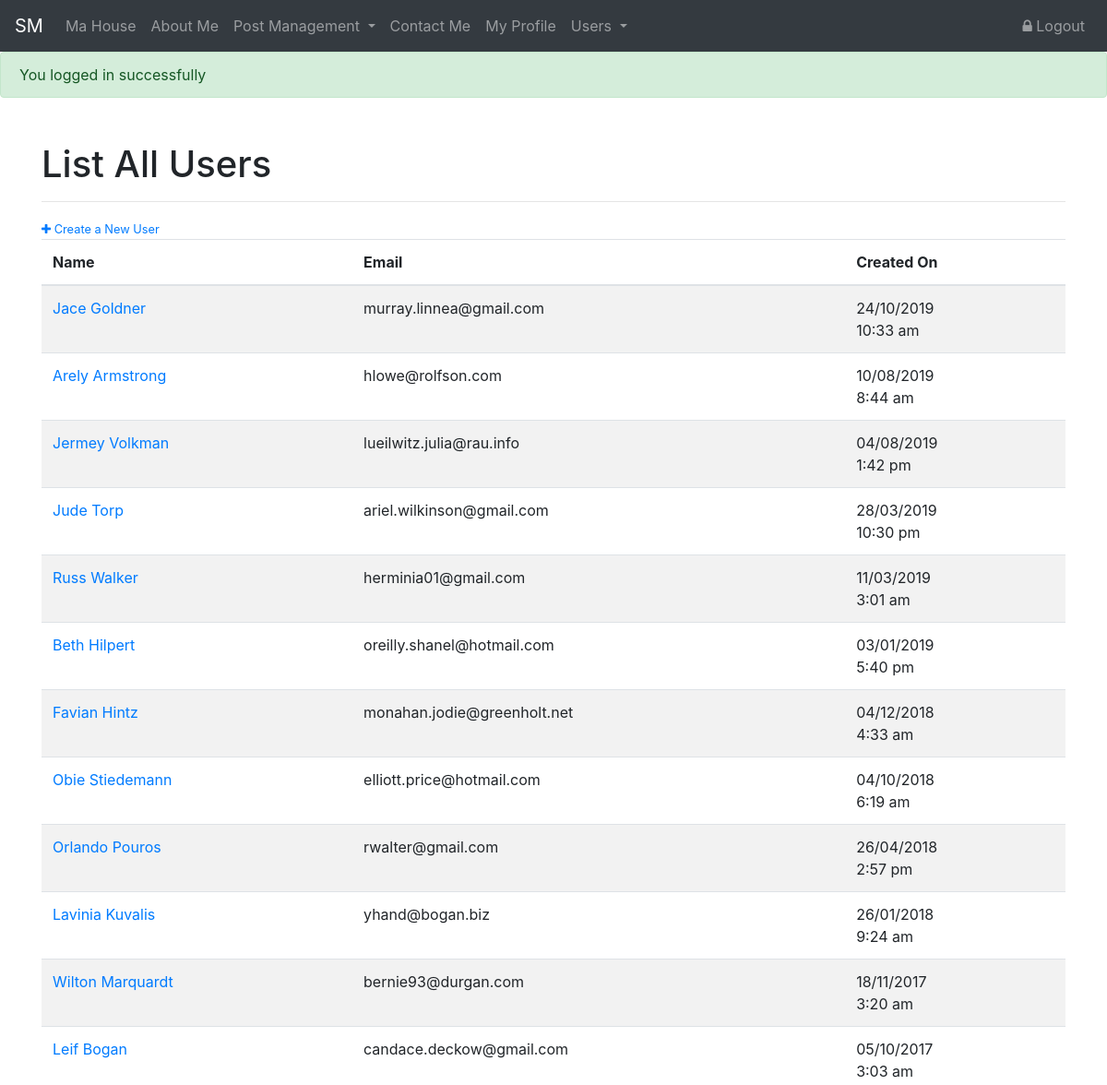
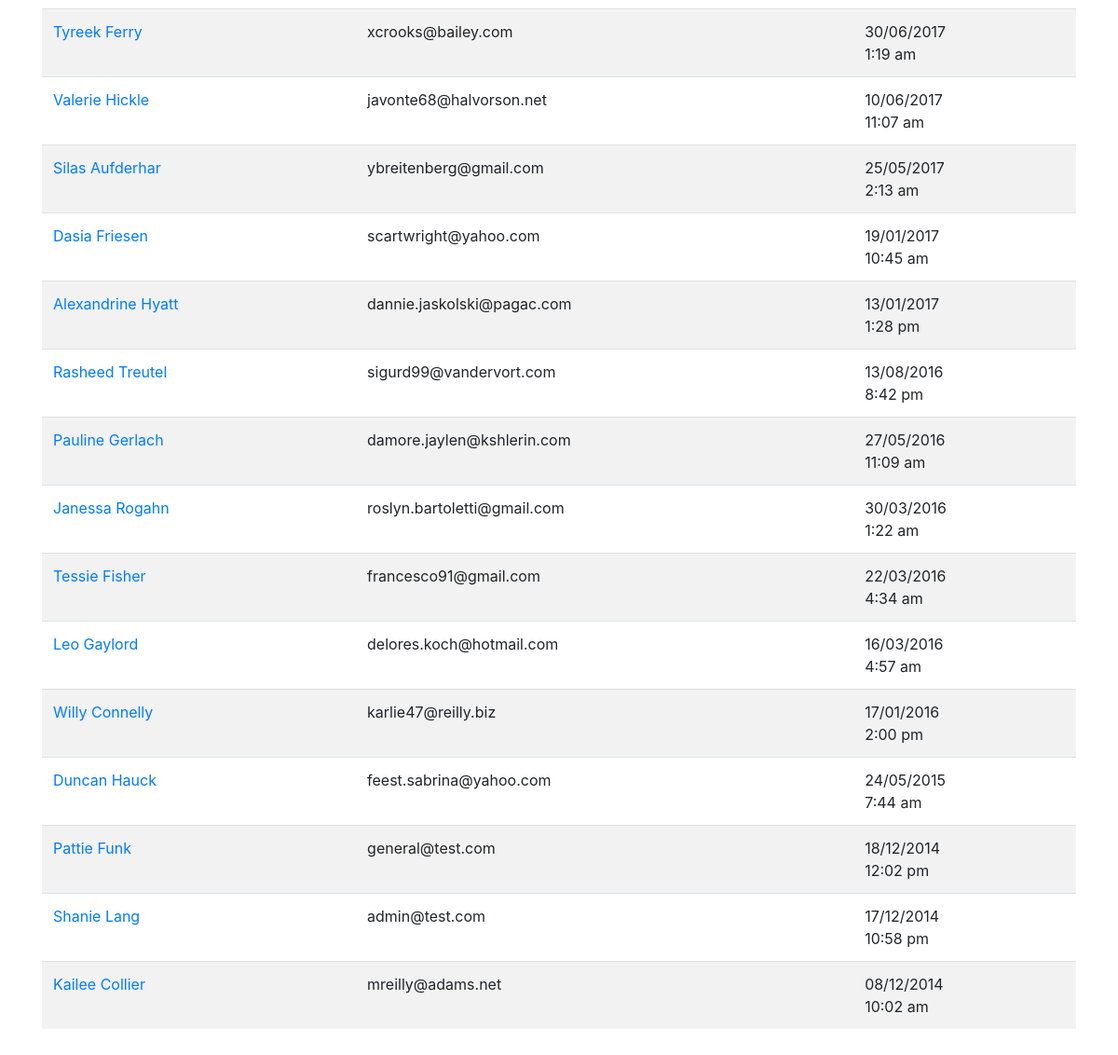
/Lesson-08/users/index.php (signed in), run on the app's committed database (2 pictures, top to bottom).
### tables this page shows
CREATE TABLE IF NOT EXISTS `users` (
  `id` int(11) NOT NULL AUTO_INCREMENT,
  `first_name` varchar(20) NOT NULL,
  `last_name` varchar(20) NOT NULL,
  `email` varchar(50) NOT NULL,
  `avatar` varchar(200) DEFAULT NULL,
  `role` enum('admin','general') NOT NULL DEFAULT 'general',
  `password` varchar(255) NOT NULL DEFAULT '$2y$10$C7plelHQADy4ullnaYIV7u748QECpd6tj5yCr1LQrKkC8ofqLKi1a',
  `created_at` timestamp NULL DEFAULT CURRENT_TIMESTAMP,
  `updated_at` timestamp NULL DEFAULT CURRENT_TIMESTAMP ON UPDATE CURRENT_TIMESTAMP,
  PRIMARY KEY (`id`)
);

### Lesson-08/users/index.php (the view, shortened to what this page needs)
<?php
  $conn = connect();
  $sql = "SELECT * FROM users ORDER BY created_at DESC";
  $users = $conn->query($sql)->fetchAll();
?>
<?php include_once(ROOT . '/partials/_header.php') ?>
<div class="container">
  <header class="mt-5">
    <h1>
      List All Users
    </h1>
    <hr>
    <small>
      <a href="<?= base_path ?>/users/new.php">
        <i class="fa fa-plus"></i>
        Create a New User
      </a>
    </small>
  </header>
  <table class="table table-striped">
    <thead>
      <tr>
        <th>Name</th>
        <th>Email</th>
        <th>Created On</th>
      </tr>
    </thead>
    <tbody>
      <?php foreach ($users as $user): ?>
        <tr>
          <td><a href="./show?id=<?= $user['id'] ?>"><?= $user['first_name'] ?> <?= $user['last_name'] ?></a></td>
          <td><?= $user['email'] ?></td>
          <td>
            <?= date("d/m/Y", strtotime($user['created_at'])) ?>
            <br>
            <?= date("g:i a", strtotime($user['created_at'])) ?>
          </td>
        </tr>
      <?php endforeach ?>
    </tbody>
  </table>
</div>
<?php include_once(ROOT . '/partials/_footer.php') ?>

### data on the page
users: first_name "Jace", last_name "Goldner", email "murray.linnea@gmail.com", created_at "24/10/2019", created_at "10:33 am"
users: first_name "Arely", last_name "Armstrong", email "hlowe@rolfson.com", created_at "10/08/2019", created_at "8:44 am"
users: first_name "Jermey", last_name "Volkman", email "lueilwitz.julia@rau.info", created_at "04/08/2019", created_at "1:42 pm"
users: first_name "Jude", last_name "Torp", email "ariel.wilkinson@gmail.com", created_at "28/03/2019", created_at "10:30 pm"
users: first_name "Russ", last_name "Walker", email "herminia01@gmail.com", created_at "11/03/2019", created_at "3:01 am"
users: first_name "Beth", last_name "Hilpert", email "oreilly.shanel@hotmail.com", created_at "03/01/2019", created_at "5:40 pm"
users: first_name "Favian", last_name "Hintz", email "monahan.jodie@greenholt.net", created_at "04/12/2018", created_at "4:33 am"
users: first_name "Obie", last_name "Stiedemann", email "elliott.price@hotmail.com", created_at "04/10/2018", created_at "6:19 am"
users: first_name "Orlando", last_name "Pouros", email "rwalter@gmail.com", created_at "26/04/2018", created_at "2:57 pm"
users: first_name "Lavinia", last_name "Kuvalis", email "yhand@bogan.biz", created_at "26/01/2018", created_at "9:24 am"
users: first_name "Wilton", last_name "Marquardt", email "bernie93@durgan.com", created_at "18/11/2017", created_at "3:20 am"
users: first_name "Leif", last_name "Bogan", email "candace.deckow@gmail.com", created_at "05/10/2017", created_at "3:03 am"
users: first_name "Tyreek", last_name "Ferry", email "xcrooks@bailey.com", created_at "30/06/2017", created_at "1:19 am"
users: first_name "Valerie", last_name "Hickle", email "javonte68@halvorson.net", created_at "10/06/2017", created_at "11:07 am"
users: first_name "Silas", last_name "Aufderhar", email "ybreitenberg@gmail.com", created_at "25/05/2017", created_at "2:13 am"
users: first_name "Dasia", last_name "Friesen", email "scartwright@yahoo.com", created_at "19/01/2017", created_at "10:45 am"
users: first_name "Alexandrine", last_name "Hyatt", email "dannie.jaskolski@pagac.com", created_at "13/01/2017", created_at "1:28 pm"
users: first_name "Rasheed", last_name "Treutel", email "sigurd99@vandervort.com", created_at "13/08/2016", created_at "8:42 pm"
users: first_name "Pauline", last_name "Gerlach", email "damore.jaylen@kshlerin.com", created_at "27/05/2016", created_at "11:09 am"
users: first_name "Janessa", last_name "Rogahn", email "roslyn.bartoletti@gmail.com", created_at "30/03/2016", created_at "1:22 am"
users: first_name "Tessie", last_name "Fisher", email "francesco91@gmail.com", created_at "22/03/2016", created_at "4:34 am"
users: first_name "Leo", last_name "Gaylord", email "delores.koch@hotmail.com", created_at "16/03/2016", created_at "4:57 am"
users: first_name "Willy", last_name "Connelly", email "karlie47@reilly.biz", created_at "17/01/2016", created_at "2:00 pm"
users: first_name "Duncan", last_name "Hauck", email "feest.sabrina@yahoo.com", created_at "24/05/2015", created_at "7:44 am"
users: first_name "Pattie", last_name "Funk", email "general@test.com", created_at "18/12/2014", created_at "12:02 pm"
users: first_name "Shanie", last_name "Lang", email "admin@test.com", created_at "17/12/2014", created_at "10:58 pm"
users: first_name "Kailee", last_name "Collier", email "mreilly@adams.net", created_at "08/12/2014", created_at "10:02 am"

### other printed values
$message "You logged in successfully"
